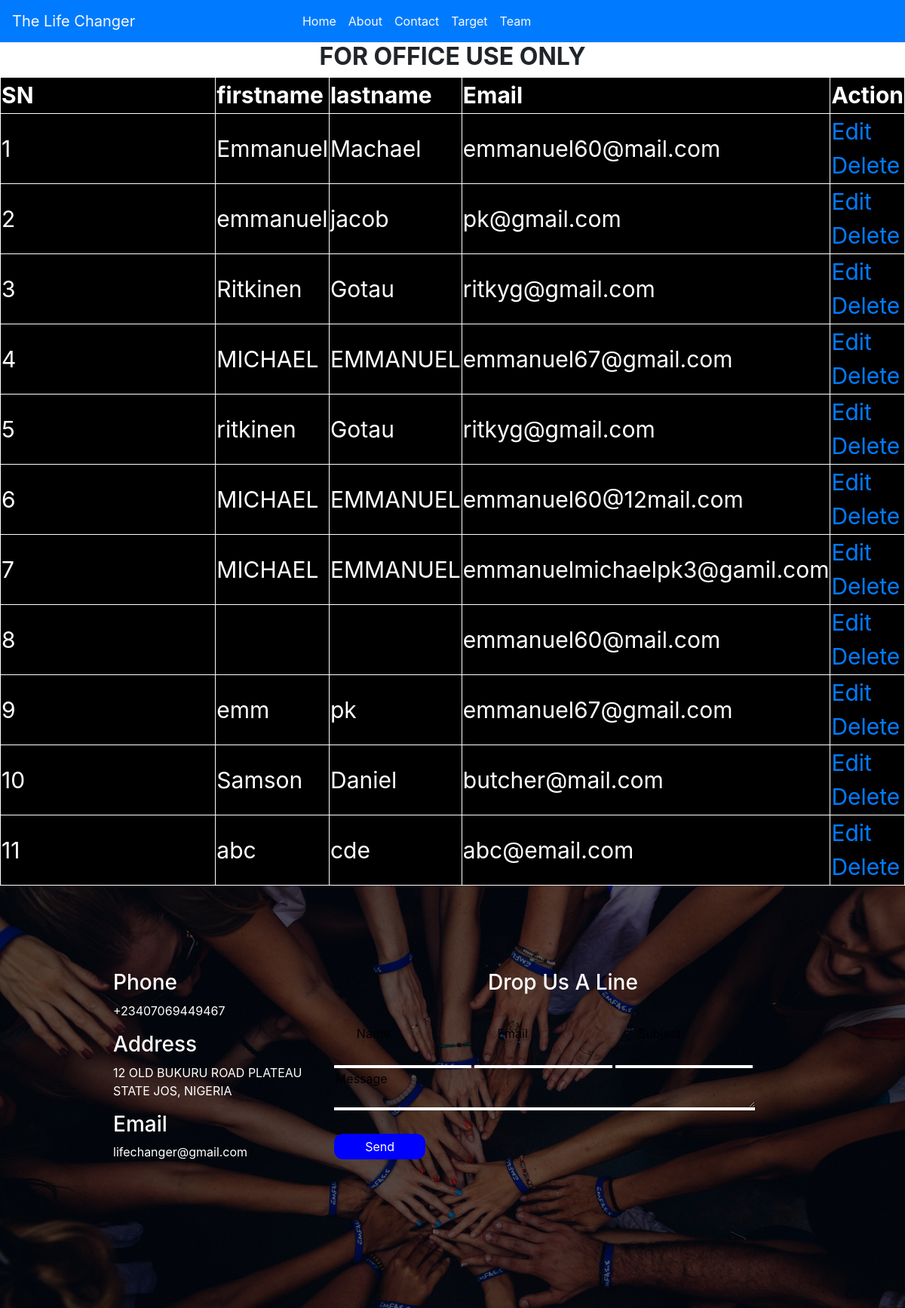
/check.php, run on the app's committed database.
### tables this page shows
CREATE TABLE `users` (
  `ID` int(11) NOT NULL,
  `firstname` varchar(30) NOT NULL,
  `lastname` varchar(30) NOT NULL,
  `email` varchar(100) NOT NULL,
  `password` varchar(258) NOT NULL,
  `image` varchar(258) DEFAULT NULL
);

### check.php (the view, shortened to what this page needs)
<!DOCTYPE html>
<html lang="en">
<head>
    <link rel="stylesheet" href="app.css">
  <link rel="stylesheet" href="bootstrap-4/css/bootstrap.min.css">
</head>
<body>
<header>
    <nav class="navbar navbar-expand-lg navbar-light bg-primary">
      <a class="navbar-brand text-light" href="index.html"> The Life Changer</a>
      <div class="collapse navbar-collapse" id="navbarNav">
        <ul class="navbar-nav move-item">
          <li class="nav-item active">
            <a class="nav-link text-light" href="index.php">Home <span class="sr-only">(current)</span></a>
          </li>
          <li class="nav-item">
            <a class="nav-link text-light" href="about.php">About</a>
          </li>
          <li cRlass="nav-item">
            <a class="nav-link text-light" href="contact.php">Contact</a>
          </li>
          <li class="nav-item">
            <a class="nav-link text-light " href="target.php">Target</a>
          </li>
          <li class="nav-item">
            <a class="nav-link text-light " href="team.php">Team</a>
          </li>
        </ul>
      </div>
    </nav>
</header>
 <h2 style="text-align:center"><b>FOR OFFICE USE ONLY</b></h2>
    <table class="red">
        <tr>
            <th>SN</th>
            <th>firstname</th>
            <th>lastname</th>
            <th>Email</th>
            <th>Action</th>
        </tr>
        <?php
            $sn = 0;
            include('config.php');
            $query = "SELECT * FROM users";
            $result = mysqli_query($conn,$query);
            while ($row = mysqli_fetch_assoc($result)){
            $sn++;
        ?>
        <tr>
            <td><?php echo $sn?></td>
            <td><?php echo $row ['firstname'] ?></td>
            <td><?php echo $row ['lastname'] ?></td>
            <td><?php echo $row ['email'] ?></td>
            <td>
                <a href="login.php?action=<?php echo $row ['ID'] ?>">Edit</a>
                <a href="delete.php?delete=<?php echo $row ['ID'] ?>">Delete</a>
            </td>
        </tr>
        <?php
        }
        ?>
    </table>
    <footer>
  <div class="footer-img">
    <div class="footer-txt">
      <div class="container-footer">
        <div class="from-info">
            <h3 class="from-heading">Phone</h3>
            <p>+23407069449467</p>
            <h3 class="from-heading">Address</h3>
            <p>12 OLD BUKURU ROAD PLATEAU STATE JOS, NIGERIA</p>
            <h3 class="from-heading">Email</h3>
            <p>lifechanger@gmail.com</p>
        </div>
        <div class="form">
            <form action="">
              <h3 class="h3-drop">Drop Us A Line </h3>
              <input type="text" name="" placeholder="Name">
              <input type="text" name="" placeholder="Email">
              <input type="text" name="" placeholder="Subject"><br>
              <textarea placeholder="Message"></textarea>
              <button class="btnb" type="submit"><a class="a-email" href="emmanuelmichaelpk3@gmail.com">Send</a></button>
            </form>
        </div>
      </div>
    </div>
  </div>
</footer>
</body>
</html>

### public_html/assets/css/app.css (style rules this page uses)
body { padding: 0; margin: 0; }
.move-item { position: relative; right: -20%; }
.footer-img { background: linear-gradient(rgba(0,0,0,0.6), rgba(0,0,0,0.6)), url(../imgs/headerpk.jpg); height: 70vh; background-size: cover; position: relative; }
.footer-txt { position: absolute; top: 20%; }
.container-footer { display: flex; flex: wrap; width: 75%; margin: auto; position: relative; }
.from-info { width: 50%; color: white; }
input { border-top: none; border-left: none; border-right: none; padding: 30px; border-bottom: 4px solid white; background-color: transparent; width: 30%; }
textarea { width: 92%; border-bottom: 4px solid white; background-color: transparent; border-top: none; border-left: none; border-right: none; }
.btnb { border: none; background-color: blue; color: white; margin-top: 25px; border-radius: 12px; width: 20%; padding: 5px; }
input,textarea:focus { outline: none; }
textarea::placeholder { color:black; }
input::placeholder { color: black; }
.column-team div p,h3 { text-align: center; }
.from-heading { text-align: left; }
.h3-drop { color: white; }
.a-email { text-decoration: none; color: white; font-size: 1rem; }

### check.php (style rules this page uses)
table,th,td { border:1px solid; width:100%; font-size: 30px; }
.red { background:black; color:white; font-size: 1rem; }

### data on the page
users: firstname "Emmanuel", lastname "Machael", email "emmanuel60@mail.com"
users: firstname "emmanuel", lastname "jacob", email "pk@gmail.com"
users: firstname "Ritkinen", lastname "Gotau", email "ritkyg@gmail.com"
users: firstname "MICHAEL", lastname "EMMANUEL", email "emmanuel67@gmail.com"
users: firstname "ritkinen", lastname "Gotau", email "ritkyg@gmail.com"
users: firstname "MICHAEL", lastname "EMMANUEL", email "emmanuel60@12mail.com"
users: firstname "MICHAEL", lastname "EMMANUEL", email "emmanuelmichaelpk3@gamil.com"
users: email "emmanuel60@mail.com"
users: firstname "emm", lastname "pk", email "emmanuel67@gmail.com"
users: firstname "Samson", lastname "Daniel", email "butcher@mail.com"
users: firstname "abc", lastname "cde", email "abc@email.com"
